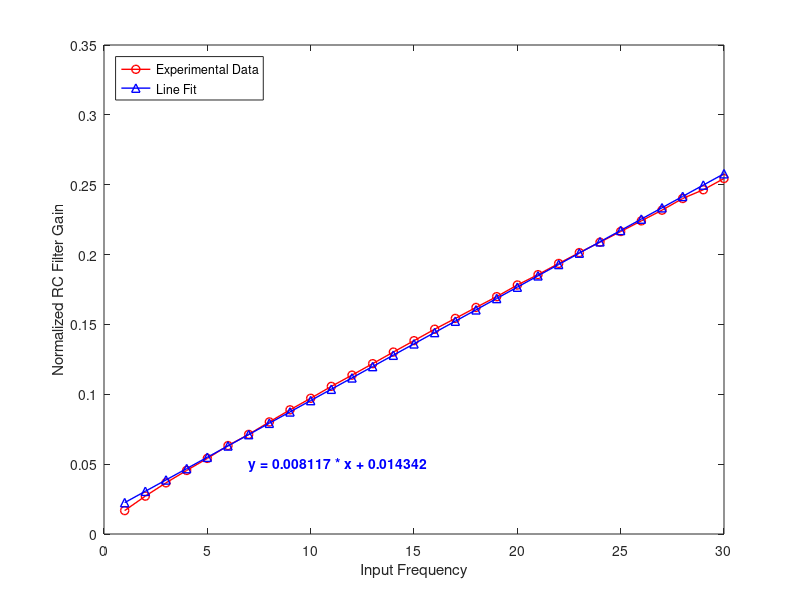
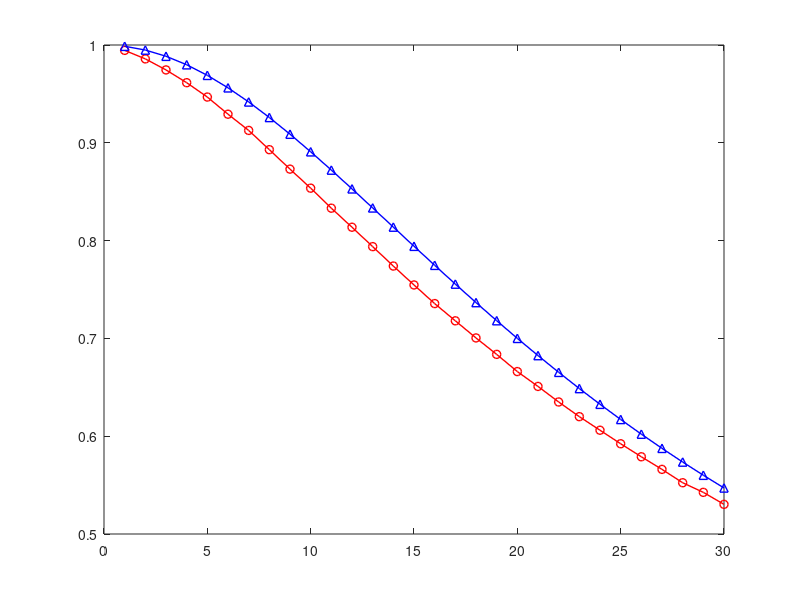

These figures' MATLAB source, in order: (Note: this script raises an error after producing the figures.)





%% Question 1

d = csvread('MAE170_lab4.csv');

x = d(:, 1);
y = sqrt((1./d(:, 2)).^2 - 1)/(2*pi);

p = polyfit(x, y, 1);

figure(1);
plot(x, y, 'ro-', 'LineWidth', 1); hold on;
plot(x, p(1)*x + p(2), 'b^-', 'LineWidth', 1); hold on;
legend('Experimental Data', 'Line Fit', 'Location', 'northwest');
xlabel('Input Frequency'); 
ylabel('Normalized RC Filter Gain');
caption = sprintf('y = %f * x + %f', p(1), p(2));
text(7, 0.05, caption, 'FontSize', 10, 'Color', 'b', 'FontWeight', 'bold');



%% Question 2

x = d(:, 1);
y = d(:, 2);

RC = p(1);
x1 = x;
y1 = 1./(sqrt(1 + (RC*2*pi*x).^2));



figure(2);
plot(x, y, 'ro-', 'LineWidth', 1); hold on;
plot(x1, y1, 'b^-', 'LineWidth', 1); hold on;
xline(18, 'r', 'LineWidth', 1); hold on;
xline(20, 'b', 'LineWidth', 1); hold on;
yline(sqrt(2)/2, 'k', 'LineWidth', 1); hold on;
legend('Experimental Results', 'Analytical Function', 'Experimental Cutoff Frequency', 'Analytical Cutoff Frequency', '-3 dB');
xlabel('Input Frequency');
ylabel('RC Filer Gain');

%% Question 3

d2 = csvread('MAE170_lab4Q3.csv');

x = d2(:, 1);
y = d2(:, 2);

figure(3);
plot(x, y, 'ro-', 'LineWidth', 1); hold on;
legend('Experimental Results', 'Location', 'southeast');
xlabel('Input Frequency'); ylabel('Op Amp Gain');
xlim([0 30]);
ylim([0 2.2]);


%% Question 4

d3 = csvread('MAE170_lab4Q4.csv');

x = d3(:, 1);
y = d3(:, 2);

y2 = d(:, 2) .* d2(:, 2);

figure(4);
plot(x, y, 'ro-', 'LineWidth', 1); hold on;
plot(x, y2, 'b^-', 'LineWidth', 1); hold on;
legend('Experimental Results', 'Analytical Function');
xlabel('Input Frequency'); ylabel('Gain of RC Filter and Op Amp')




